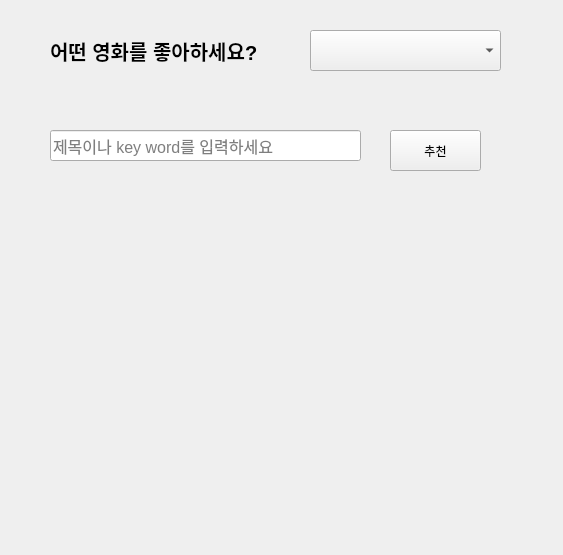
<?xml version="1.0" encoding="UTF-8"?>
<ui version="4.0">
 <class>Form</class>
 <widget class="QWidget" name="Form">
  <property name="geometry">
   <rect>
    <x>0</x>
    <y>0</y>
    <width>563</width>
    <height>555</height>
   </rect>
  </property>
  <property name="windowTitle">
   <string>Form</string>
  </property>
  <widget class="QLabel" name="label">
   <property name="geometry">
    <rect>
     <x>50</x>
     <y>30</y>
     <width>261</width>
     <height>41</height>
    </rect>
   </property>
   <property name="font">
    <font>
     <pointsize>15</pointsize>
     <weight>75</weight>
     <bold>true</bold>
    </font>
   </property>
   <property name="text">
    <string>어떤 영화를 좋아하세요?</string>
   </property>
  </widget>
  <widget class="QComboBox" name="comboBox">
   <property name="geometry">
    <rect>
     <x>310</x>
     <y>30</y>
     <width>191</width>
     <height>41</height>
    </rect>
   </property>
  </widget>
  <widget class="QLineEdit" name="le_keyword">
   <property name="geometry">
    <rect>
     <x>50</x>
     <y>130</y>
     <width>311</width>
     <height>31</height>
    </rect>
   </property>
   <property name="font">
    <font>
     <pointsize>12</pointsize>
    </font>
   </property>
   <property name="placeholderText">
    <string>제목이나 key word를 입력하세요</string>
   </property>
  </widget>
  <widget class="QLabel" name="lbl_recommendation">
   <property name="geometry">
    <rect>
     <x>45</x>
     <y>261</y>
     <width>481</width>
     <height>261</height>
    </rect>
   </property>
   <property name="font">
    <font>
     <pointsize>14</pointsize>
    </font>
   </property>
   <property name="text">
    <string/>
   </property>
  </widget>
  <widget class="QPushButton" name="btn_recommendation">
   <property name="geometry">
    <rect>
     <x>390</x>
     <y>130</y>
     <width>91</width>
     <height>41</height>
    </rect>
   </property>
   <property name="text">
    <string>추천</string>
   </property>
  </widget>
  <zorder>label</zorder>
  <zorder>le_keyword</zorder>
  <zorder>lbl_recommendation</zorder>
  <zorder>btn_recommendation</zorder>
  <zorder>comboBox</zorder>
 </widget>
 <resources/>
 <connections/>
</ui>
